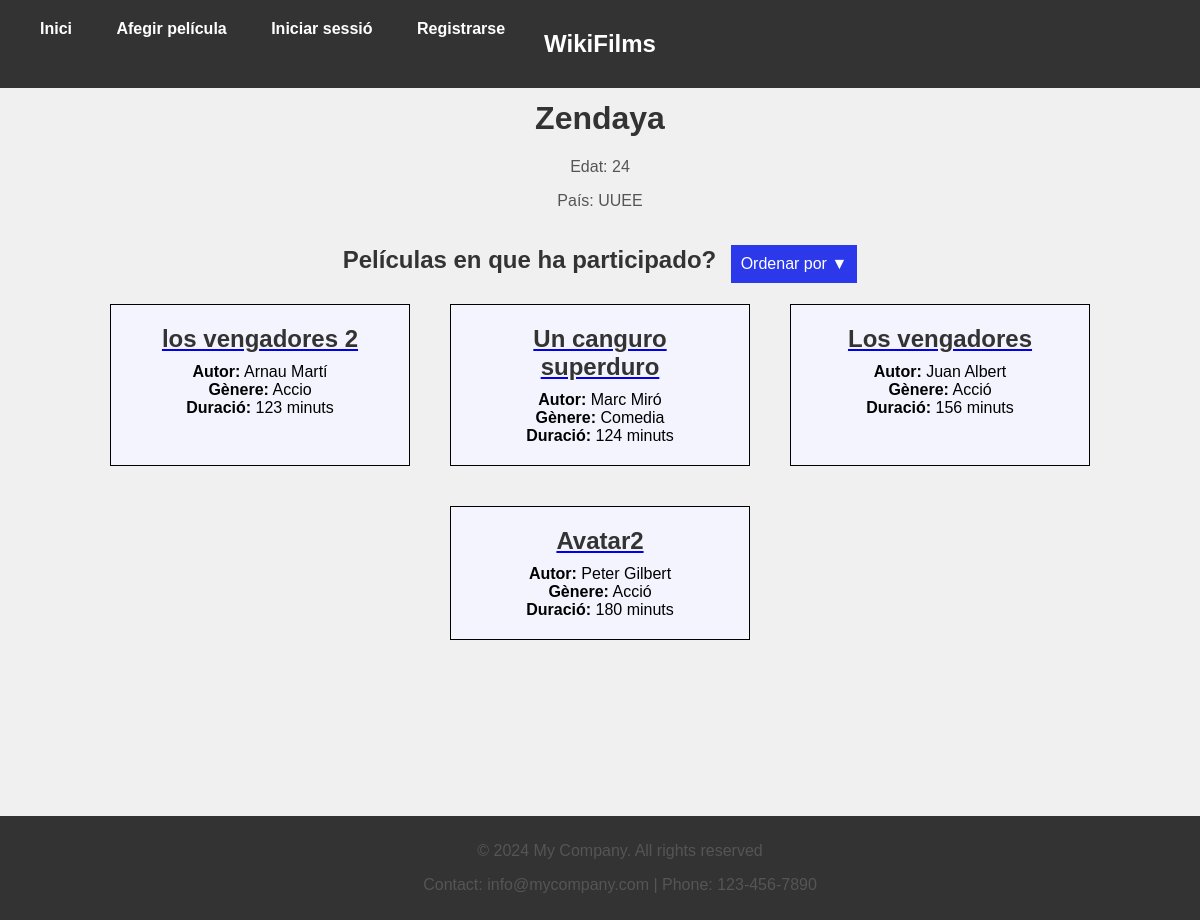
Screenshot of /actor/2/?order=duracion&direction=asc with the database file from the repository.
### films/models.py (models this page shows, shortened)
class Actor(models.Model):
    name = models.CharField(max_length=100)
    age = models.PositiveIntegerField()
    country = models.CharField(max_length=100)

class Film(models.Model):
    title = models.CharField(max_length=100)
    author = models.CharField(max_length=100)
    genre = models.CharField(max_length=100, blank=True, null=True)
    duration = models.IntegerField()
    actors = models.ManyToManyField(Actor, related_name='films')

### films/views.py (the view)
# urls.py: path('actor/<int:pk>/', actor_detail, name='actor_detail'),
def actor_detail(request, pk):
    actor = Actor.objects.get(pk=pk)
    films = actor.films.all()
    order_by = request.GET.get('order')
    direction = request.GET.get('direction')
    if order_by == 'duracion':
        if direction == 'asc':
            films = films.order_by('duration')
        elif direction == 'desc':
            films = films.order_by('-duration')
    elif order_by == 'alfabetico':
        if direction == 'asc':
            films = films.order_by('title')
        elif direction == 'desc':
            films = films.order_by('-title')
    context = {
        'actor': actor,
        'films': films
    }
    return render(request, 'actor_detail.html', context)

### templates/actor_detail.html (shortened to what this page needs)
{% extends 'base.html' %}
{% block content %}
{% load static %}
<link rel="stylesheet" type="text/css" href="{% static 'detail_actor.css' %}">
<h1>{{ actor.name }}</h1>
<p>Edat: {{ actor.age }}</p>
<p>País: {{ actor.country }}</p>
<div class="container">
  <h2 class="section-title">Películas en que ha participado?</h2>
  <div class="dropdown">
    <button class="dropbtn">Ordenar por <span class="current-order">▼</span></button>
  </div>
</div>
<div class="film-container">
    {% if films %}
        {% for film in films %}
            <div class="film-item">
                <a href="{% url 'book_detail' pk=film.pk %}">
                    <h2>{{ film.title }}</h2>
                </a>
                <div class="film-info">
                    <div><strong>Autor:</strong> {{ film.author }}</div>
                    <div><strong>Gènere:</strong> {{ film.genre }}</div>
                    <div><strong>Duració:</strong> {{ film.duration }} minuts</div>
                </div>
            </div>
        {% endfor %}
    {% else %}
        <p>No hay películas disponibles.</p>
    {% endif %}
</div>
{% endblock %}

### static/base.css (style rules this page uses)
body { font-family: Arial, sans-serif; margin: 20px; background-color: #f0f0f0; height: 100vh; }
h2 { margin-top: 100px; }

### static/detail_actor.css (style rules this page uses)
body { font-family: Arial, sans-serif; padding: 0; background-color: #f0f0f0; height: 100vh; margin-top: 100px; }
h1 { text-align: center; margin-top: 20px; color: #333; }
h2 { text-align: center; margin-top: 20px; color: #333; }
p { text-align: center; color: #555; }
.film-item h2 { margin-top: 0; margin-bottom: 10px; font-size: 24px; color: #333; text-decoration: none; transition: color 0.3s ease; }
.film-container { display: flex; justify-content: center; gap: 20px; flex-wrap: wrap; }
.film-item { width: 300px; flex: 0 0 auto; border: 1px solid #000000; padding: 20px; margin: 10px; box-sizing: border-box; text-align: center; background: #f4f4ff; }
.container { text-align: center; }
.section-title { display: inline-block; margin-right: 10px; }
.dropdown { display: inline-block; vertical-align: middle; }
.dropdown { position: relative; display: inline-block; }
.dropbtn { background-color: #2b39ea; color: white; padding: 10px; font-size: 16px; border: none; cursor: pointer; }

### rows the page displays
Actor: name "Zendaya", age "24", country "UUEE"
Film: title "los vengadores 2", author "Arnau Martí", genre "Accio", duration "123"
Film: title "Un canguro superduro", author "Marc Miró", genre "Comedia", duration "124"
Film: title "Los vengadores", author "Juan Albert", genre "Acció", duration "156"
Film: title "Avatar2", author "Peter Gilbert", genre "Acció", duration "180"
